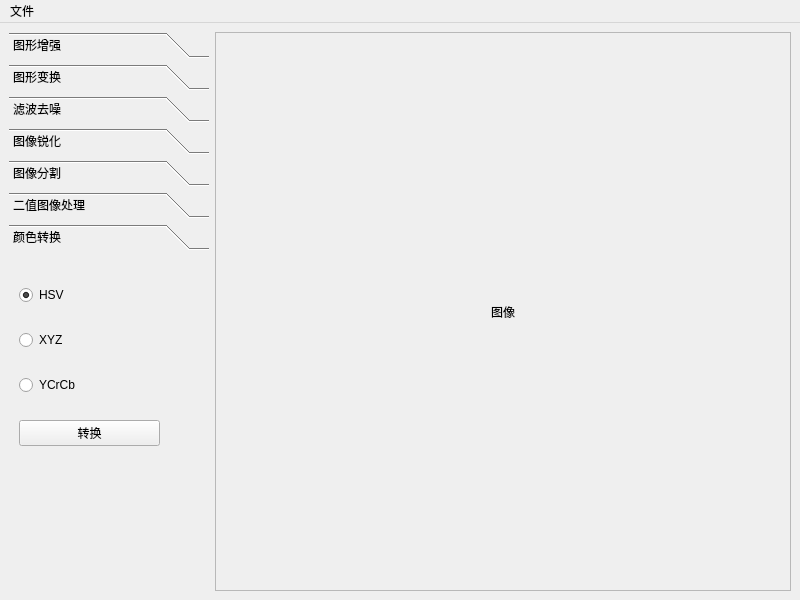
<?xml version="1.0" encoding="UTF-8"?>
<ui version="4.0">
 <class>MainWindow</class>
 <widget class="QMainWindow" name="MainWindow">
  <property name="geometry">
   <rect>
    <x>0</x>
    <y>0</y>
    <width>800</width>
    <height>600</height>
   </rect>
  </property>
  <property name="windowTitle">
   <string>MainWindow</string>
  </property>
  <widget class="QWidget" name="centralwidget">
   <layout class="QHBoxLayout" name="horizontalLayout">
    <item>
     <widget class="QToolBox" name="toolBox">
      <property name="minimumSize">
       <size>
        <width>200</width>
        <height>0</height>
       </size>
      </property>
      <property name="maximumSize">
       <size>
        <width>170</width>
        <height>16777215</height>
       </size>
      </property>
      <property name="currentIndex">
       <number>6</number>
      </property>
      <widget class="QWidget" name="page_1">
       <property name="geometry">
        <rect>
         <x>0</x>
         <y>0</y>
         <width>200</width>
         <height>403</height>
        </rect>
       </property>
       <attribute name="label">
        <string>图形增强</string>
       </attribute>
       <layout class="QVBoxLayout" name="verticalLayout_2">
        <property name="spacing">
         <number>1</number>
        </property>
        <item>
         <widget class="QPushButton" name="Btn_dyanmic">
          <property name="text">
           <string>动态范围调整</string>
          </property>
         </widget>
        </item>
        <item>
         <widget class="QPushButton" name="Btn_histEQ">
          <property name="text">
           <string>直方图均衡</string>
          </property>
         </widget>
        </item>
        <item>
         <widget class="QGroupBox" name="groupBox_2">
          <property name="maximumSize">
           <size>
            <width>150</width>
            <height>150</height>
           </size>
          </property>
          <property name="title">
           <string>伪彩色增强</string>
          </property>
          <layout class="QGridLayout" name="gridLayout_2">
           <item row="0" column="0">
            <widget class="QRadioButton" name="radioBtn_density">
             <property name="text">
              <string>密度分层法</string>
             </property>
            </widget>
           </item>
           <item row="1" column="0">
            <widget class="QRadioButton" name="radioBun_grey">
             <property name="text">
              <string>灰度变换法</string>
             </property>
            </widget>
           </item>
           <item row="2" column="0">
            <widget class="QPushButton" name="Btn_preudo_color_enhance">
             <property name="text">
              <string>伪彩色</string>
             </property>
            </widget>
           </item>
          </layout>
         </widget>
        </item>
        <item>
         <widget class="QGroupBox" name="groupBox">
          <property name="maximumSize">
           <size>
            <width>150</width>
            <height>150</height>
           </size>
          </property>
          <property name="title">
           <string>线性对比度展宽</string>
          </property>
          <layout class="QFormLayout" name="formLayout">
           <property name="rightMargin">
            <number>4</number>
           </property>
           <item row="0" column="0">
            <widget class="QLabel" name="Lab_a">
             <property name="text">
              <string>a</string>
             </property>
            </widget>
           </item>
           <item row="0" column="1">
            <widget class="QLineEdit" name="Edit_a"/>
           </item>
           <item row="1" column="0">
            <widget class="QLabel" name="Lab_b">
             <property name="text">
              <string>b</string>
             </property>
            </widget>
           </item>
           <item row="1" column="1">
            <widget class="QLineEdit" name="Edit_b"/>
           </item>
           <item row="2" column="0">
            <widget class="QLabel" name="Lab_ga">
             <property name="text">
              <string>ga</string>
             </property>
            </widget>
           </item>
           <item row="2" column="1">
            <widget class="QLineEdit" name="Edit_ga"/>
           </item>
           <item row="3" column="0">
            <widget class="QLabel" name="Lab_gb">
             <property name="text">
              <string>gb</string>
             </property>
            </widget>
           </item>
           <item row="3" column="1">
            <widget class="QLineEdit" name="Edit_gb"/>
           </item>
           <item row="4" column="0" colspan="2">
            <widget class="QPushButton" name="Btn_lenar">
             <property name="text">
              <string>线性对比度展宽</string>
             </property>
            </widget>
           </item>
          </layout>
         </widget>
        </item>
       </layout>
      </widget>
      <widget class="QWidget" name="page_2">
       <property name="geometry">
        <rect>
         <x>0</x>
         <y>0</y>
         <width>200</width>
         <height>403</height>
        </rect>
       </property>
       <attribute name="label">
        <string>图形变换</string>
       </attribute>
       <widget class="QGroupBox" name="groupBox_resize">
        <property name="geometry">
         <rect>
          <x>11</x>
          <y>11</y>
          <width>122</width>
          <height>102</height>
         </rect>
        </property>
        <property name="title">
         <string>缩放</string>
        </property>
        <layout class="QFormLayout" name="formLayout_2">
         <item row="0" column="0">
          <widget class="QLabel" name="Lab_width">
           <property name="text">
            <string>宽</string>
           </property>
          </widget>
         </item>
         <item row="0" column="1">
          <widget class="QLineEdit" name="Edit_width"/>
         </item>
         <item row="1" column="0">
          <widget class="QLabel" name="Lab_height">
           <property name="text">
            <string>高</string>
           </property>
          </widget>
         </item>
         <item row="1" column="1">
          <widget class="QLineEdit" name="Edit_height"/>
         </item>
         <item row="2" column="0" colspan="2">
          <widget class="QPushButton" name="Btn_resize">
           <property name="text">
            <string>缩放</string>
           </property>
          </widget>
         </item>
        </layout>
       </widget>
       <widget class="QGroupBox" name="groupBox_resize_2">
        <property name="geometry">
         <rect>
          <x>11</x>
          <y>138</y>
          <width>122</width>
          <height>81</height>
         </rect>
        </property>
        <property name="title">
         <string>旋转</string>
        </property>
        <layout class="QFormLayout" name="formLayout_3">
         <item row="0" column="0">
          <widget class="QLabel" name="Lab_rotationAngle">
           <property name="text">
            <string>角度</string>
           </property>
          </widget>
         </item>
         <item row="0" column="1">
          <widget class="QLineEdit" name="Edit_rotationAngle"/>
         </item>
         <item row="1" column="0" colspan="2">
          <widget class="QPushButton" name="Btn_rotation">
           <property name="text">
            <string>旋转</string>
           </property>
          </widget>
         </item>
        </layout>
       </widget>
       <widget class="QGroupBox" name="groupBox_resize_3">
        <property name="geometry">
         <rect>
          <x>10</x>
          <y>240</y>
          <width>131</width>
          <height>111</height>
         </rect>
        </property>
        <property name="title">
         <string>错切</string>
        </property>
        <layout class="QGridLayout" name="gridLayout">
         <item row="0" column="0">
          <widget class="QLabel" name="Lab_rotationAngle_2">
           <property name="text">
            <string>比率</string>
           </property>
          </widget>
         </item>
         <item row="0" column="1">
          <widget class="QLineEdit" name="Edit_rotationAngle_2"/>
         </item>
         <item row="1" column="0" colspan="2">
          <widget class="QPushButton" name="Btn_rotation_2">
           <property name="text">
            <string>水平错切</string>
           </property>
          </widget>
         </item>
         <item row="2" column="0" colspan="2">
          <widget class="QPushButton" name="pushButton">
           <property name="text">
            <string>垂直错切</string>
           </property>
          </widget>
         </item>
        </layout>
       </widget>
      </widget>
      <widget class="QWidget" name="page">
       <property name="geometry">
        <rect>
         <x>0</x>
         <y>0</y>
         <width>200</width>
         <height>403</height>
        </rect>
       </property>
       <property name="accessibleName">
        <string/>
       </property>
       <attribute name="label">
        <string>滤波去噪</string>
       </attribute>
       <widget class="QGroupBox" name="groupBox_3">
        <property name="geometry">
         <rect>
          <x>0</x>
          <y>10</y>
          <width>191</width>
          <height>181</height>
         </rect>
        </property>
        <property name="title">
         <string>滤波</string>
        </property>
        <layout class="QGridLayout" name="gridLayout_3" columnstretch="1,1">
         <item row="6" column="0">
          <widget class="QLabel" name="Lab_cols">
           <property name="text">
            <string>邻域column</string>
           </property>
          </widget>
         </item>
         <item row="0" column="1">
          <widget class="QRadioButton" name="radioBtn_Average">
           <property name="text">
            <string>均值滤波</string>
           </property>
          </widget>
         </item>
         <item row="5" column="0">
          <widget class="QLabel" name="Lab_rows">
           <property name="text">
            <string>邻域row</string>
           </property>
          </widget>
         </item>
         <item row="6" column="1">
          <widget class="QLineEdit" name="Edit_cols"/>
         </item>
         <item row="4" column="0" colspan="2">
          <widget class="QRadioButton" name="radioBtn_Gauss">
           <property name="text">
            <string>高斯滤波</string>
           </property>
          </widget>
         </item>
         <item row="7" column="0" colspan="2">
          <widget class="QPushButton" name="Btn_deNoisy">
           <property name="text">
            <string>去噪</string>
           </property>
          </widget>
         </item>
         <item row="0" column="0">
          <widget class="QRadioButton" name="radioBtn_median">
           <property name="text">
            <string>中值滤波</string>
           </property>
          </widget>
         </item>
         <item row="5" column="1">
          <widget class="QLineEdit" name="Edit_rows"/>
         </item>
        </layout>
       </widget>
      </widget>
      <widget class="QWidget" name="pic_sharping">
       <attribute name="label">
        <string>图像锐化</string>
       </attribute>
       <widget class="QWidget" name="">
        <property name="geometry">
         <rect>
          <x>10</x>
          <y>10</y>
          <width>151</width>
          <height>131</height>
         </rect>
        </property>
        <layout class="QVBoxLayout" name="verticalLayout_3">
         <item>
          <widget class="QRadioButton" name="radioBtn_Sobel">
           <property name="text">
            <string>sobel</string>
           </property>
          </widget>
         </item>
         <item>
          <widget class="QRadioButton" name="radioBtn_Laplace">
           <property name="text">
            <string>Laplace</string>
           </property>
          </widget>
         </item>
         <item>
          <widget class="QRadioButton" name="radioBtm_LaplaceDIY">
           <property name="text">
            <string>自定义Laplace</string>
           </property>
          </widget>
         </item>
         <item>
          <widget class="QPushButton" name="Btn_sharping">
           <property name="text">
            <string>锐化</string>
           </property>
          </widget>
         </item>
        </layout>
       </widget>
      </widget>
      <widget class="QWidget" name="page_3">
       <attribute name="label">
        <string>图像分割</string>
       </attribute>
       <widget class="QGroupBox" name="groupBox_4">
        <property name="geometry">
         <rect>
          <x>0</x>
          <y>0</y>
          <width>193</width>
          <height>181</height>
         </rect>
        </property>
        <property name="title">
         <string>阈值分割</string>
        </property>
        <layout class="QGridLayout" name="gridLayout_4">
         <item row="4" column="0" colspan="2">
          <widget class="QPushButton" name="Btn_adaptive_threshold">
           <property name="text">
            <string>动态阈值</string>
           </property>
          </widget>
         </item>
         <item row="3" column="0">
          <widget class="QLabel" name="Lab_offset">
           <property name="text">
            <string>偏移值：</string>
           </property>
          </widget>
         </item>
         <item row="2" column="0">
          <widget class="QLabel" name="Lab_wsize">
           <property name="text">
            <string>窗口尺寸：</string>
           </property>
          </widget>
         </item>
         <item row="0" column="0">
          <widget class="QLabel" name="Lab_threshold">
           <property name="text">
            <string>阈值：</string>
           </property>
          </widget>
         </item>
         <item row="0" column="1">
          <widget class="QLineEdit" name="Edit_threshold"/>
         </item>
         <item row="3" column="1">
          <widget class="QLineEdit" name="Edit_offset"/>
         </item>
         <item row="2" column="1">
          <widget class="QLineEdit" name="Edit_wsize"/>
         </item>
         <item row="1" column="0" colspan="2">
          <widget class="QPushButton" name="Btn_threshold">
           <property name="text">
            <string>固定阈值</string>
           </property>
          </widget>
         </item>
        </layout>
       </widget>
       <widget class="QGroupBox" name="groupBox_5">
        <property name="geometry">
         <rect>
          <x>0</x>
          <y>190</y>
          <width>191</width>
          <height>211</height>
         </rect>
        </property>
        <property name="title">
         <string>区域生长</string>
        </property>
        <layout class="QGridLayout" name="gridLayout_5" columnstretch="1,0">
         <item row="1" column="1">
          <widget class="QLineEdit" name="Edit_seedx">
           <property name="minimumSize">
            <size>
             <width>0</width>
             <height>0</height>
            </size>
           </property>
          </widget>
         </item>
         <item row="5" column="0" colspan="2">
          <widget class="QPushButton" name="Btn_floodfill">
           <property name="text">
            <string>漫水分割</string>
           </property>
          </widget>
         </item>
         <item row="2" column="1">
          <widget class="QLineEdit" name="Edit_seedy"/>
         </item>
         <item row="3" column="0">
          <widget class="QLabel" name="Lab_threshold_rigion">
           <property name="text">
            <string>阈值</string>
           </property>
          </widget>
         </item>
         <item row="1" column="0">
          <widget class="QLabel" name="Lab_x">
           <property name="text">
            <string>x</string>
           </property>
          </widget>
         </item>
         <item row="4" column="0" colspan="2">
          <widget class="QPushButton" name="Btn_rigion_group">
           <property name="text">
            <string>区域生长</string>
           </property>
          </widget>
         </item>
         <item row="3" column="1">
          <widget class="QLineEdit" name="Edit_thresh"/>
         </item>
         <item row="2" column="0">
          <widget class="QLabel" name="Lab_y">
           <property name="text">
            <string>y</string>
           </property>
          </widget>
         </item>
        </layout>
       </widget>
      </widget>
      <widget class="QWidget" name="page_4">
       <attribute name="label">
        <string>二值图像处理</string>
       </attribute>
       <widget class="QGroupBox" name="groupBox_6">
        <property name="geometry">
         <rect>
          <x>0</x>
          <y>10</y>
          <width>191</width>
          <height>231</height>
         </rect>
        </property>
        <property name="title">
         <string>膨胀和腐蚀</string>
        </property>
        <layout class="QGridLayout" name="gridLayout_6">
         <item row="2" column="0" colspan="2">
          <widget class="QPushButton" name="Btn_Erode">
           <property name="text">
            <string>腐蚀</string>
           </property>
          </widget>
         </item>
         <item row="0" column="0">
          <widget class="QLabel" name="Lab_Kernel">
           <property name="text">
            <string>KernalSize</string>
           </property>
          </widget>
         </item>
         <item row="1" column="0" colspan="2">
          <widget class="QPushButton" name="Btn_Dilate">
           <property name="text">
            <string>膨胀</string>
           </property>
          </widget>
         </item>
         <item row="0" column="1">
          <widget class="QLineEdit" name="Edit_Kernel">
           <property name="minimumSize">
            <size>
             <width>0</width>
             <height>0</height>
            </size>
           </property>
          </widget>
         </item>
         <item row="5" column="0" colspan="2">
          <widget class="QPushButton" name="Btn_Close">
           <property name="text">
            <string>闭运算</string>
           </property>
          </widget>
         </item>
         <item row="3" column="0" colspan="2">
          <widget class="QPushButton" name="Btn_Open">
           <property name="text">
            <string>开运算</string>
           </property>
          </widget>
         </item>
        </layout>
       </widget>
      </widget>
      <widget class="QWidget" name="page_5">
       <attribute name="label">
        <string>颜色转换</string>
       </attribute>
       <widget class="QWidget" name="">
        <property name="geometry">
         <rect>
          <x>10</x>
          <y>10</y>
          <width>141</width>
          <height>201</height>
         </rect>
        </property>
        <layout class="QVBoxLayout" name="verticalLayout_4">
         <item>
          <widget class="QRadioButton" name="radioHSV">
           <property name="text">
            <string>HSV</string>
           </property>
           <property name="checked">
            <bool>true</bool>
           </property>
          </widget>
         </item>
         <item>
          <widget class="QRadioButton" name="radioXYZ">
           <property name="text">
            <string>XYZ</string>
           </property>
          </widget>
         </item>
         <item>
          <widget class="QRadioButton" name="radioYCrCb">
           <property name="text">
            <string>YCrCb</string>
           </property>
          </widget>
         </item>
         <item>
          <widget class="QPushButton" name="Btn_ConvertColor">
           <property name="text">
            <string>转换</string>
           </property>
          </widget>
         </item>
        </layout>
       </widget>
      </widget>
     </widget>
    </item>
    <item>
     <widget class="QScrollArea" name="scrollArea">
      <property name="minimumSize">
       <size>
        <width>512</width>
        <height>512</height>
       </size>
      </property>
      <property name="widgetResizable">
       <bool>true</bool>
      </property>
      <widget class="QWidget" name="scrollAreaWidgetContents_2">
       <property name="geometry">
        <rect>
         <x>0</x>
         <y>0</y>
         <width>582</width>
         <height>569</height>
        </rect>
       </property>
       <property name="sizePolicy">
        <sizepolicy hsizetype="Expanding" vsizetype="Expanding">
         <horstretch>0</horstretch>
         <verstretch>0</verstretch>
        </sizepolicy>
       </property>
       <layout class="QVBoxLayout" name="verticalLayout">
        <item>
         <widget class="QLabel" name="Lab_img">
          <property name="sizePolicy">
           <sizepolicy hsizetype="Expanding" vsizetype="Expanding">
            <horstretch>0</horstretch>
            <verstretch>0</verstretch>
           </sizepolicy>
          </property>
          <property name="text">
           <string>图像</string>
          </property>
          <property name="alignment">
           <set>Qt::AlignmentFlag::AlignCenter</set>
          </property>
         </widget>
        </item>
       </layout>
      </widget>
     </widget>
    </item>
   </layout>
  </widget>
  <widget class="QMenuBar" name="menubar">
   <property name="geometry">
    <rect>
     <x>0</x>
     <y>0</y>
     <width>800</width>
     <height>17</height>
    </rect>
   </property>
   <widget class="QMenu" name="menu">
    <property name="title">
     <string>文件</string>
    </property>
    <addaction name="actFile_Open"/>
   </widget>
   <addaction name="menu"/>
  </widget>
  <action name="actFile_Open">
   <property name="icon">
    <iconset theme="QIcon::ThemeIcon::DocumentOpen"/>
   </property>
   <property name="text">
    <string>打开</string>
   </property>
   <property name="toolTip">
    <string>打开文件</string>
   </property>
   <property name="shortcut">
    <string>Ctrl+O</string>
   </property>
   <property name="menuRole">
    <enum>QAction::MenuRole::NoRole</enum>
   </property>
  </action>
 </widget>
 <resources/>
 <connections/>
</ui>
